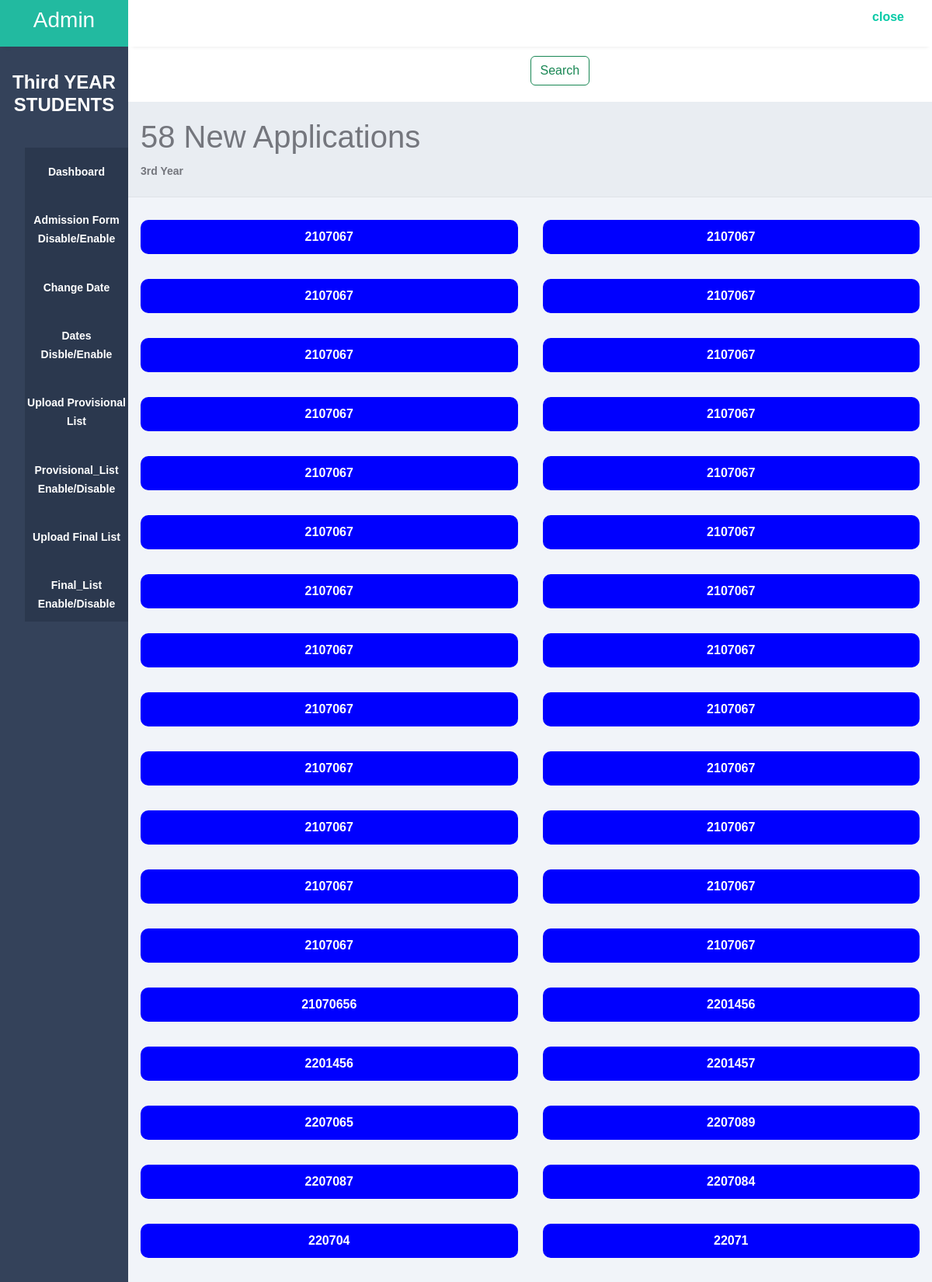
The page /3rdYear_Report/newapplication/ (upper part) on the database its author committed.
### Hostel_Admission/models.py (models this page shows)
class HostelData3(models.Model):
    id = models.AutoField(primary_key=True)
    fno = models.CharField(max_length=255)
    name = models.CharField(max_length=100)
    DOB = models.DateField()
    cast = models.CharField(max_length=50)
    nationality = models.CharField(max_length=10)
    BGroup = models.CharField(max_length=4)
    phone1 = models.IntegerField()
    Address1 = models.CharField(max_length=50)
    Email = models.EmailField(max_length=50)
    Branch = models.CharField(max_length=40)
    Backlog = models.CharField(max_length=3,default='YES')
    Nu_Backlog = models.IntegerField(default=0)
    mark1 = models.FloatField(default=0)
    outoff1 = models.FloatField(default=0)
    mark2 = models.FloatField(default=0)
    outoff2 = models.FloatField(default=0)
    percentage = models.FloatField()
    Year = models.CharField(max_length=7,default="Third")
    Father_name = models.CharField(max_length=100)
    phone2 = models.IntegerField()
    Address2 = models.CharField(max_length=50)
    occupation = models.CharField(max_length=50)
    Enroll = models.CharField(max_length=15)
    SPhoto = models.FileField(upload_to='3signatures/student/',default='NA')
    student_signature = models.FileField(upload_to='3signatures/student/',default='NA')
    father_signature = models.FileField(upload_to='3signatures/father/',default='NA')
    marksheet1 = models.FileField(upload_to='3marksheet1/', default='NA')
    marksheet2 = models.FileField(upload_to='3marksheet2/', default='NA')
    Domacile = models.FileField(upload_to='3Domacile/', default='NA')
    Allotment = models.FileField(upload_to='3Allotment/', default='NA')
    Addmission = models.FileField(upload_to='3Addmission/', default='NA')
    ncl = models.FileField(upload_to='3ncl/', default='NA')
    castecert = models.FileField(upload_to='3castecert/',default='NA')
    Registration  = models.FileField(upload_to='3Registration/', default='NA')
    status = models.CharField(max_length=200,default='not_verified')
    remark = models.CharField(max_length=200, default='NA')
    payment_ss = models.FileField(upload_to='payment/', default='NA')
    trans_id = models.CharField(max_length=255,default=0)

### Hostel_Admission/views.py (the view)
# urls.py: path('3rdYear_Report/newapplication/',views.newapplication3,name="newapplication3"),
def newapplication3(request):
    data = HostelData3.objects.all()
    new = data.filter(status="not_verified")
    return render(request,"Admin_OP/reports/year3applications/newapplication.html",{'data':new})

### Hostel_Admission/templates/Admin_OP/reports/year3applications/newapplication.html (shortened to what this page needs)
<!DOCTYPE html>
<html lang="en">
<head>
    <link rel="stylesheet" href="https://cdn.jsdelivr.net/npm/bootstrap@5.3.1/dist/css/bootstrap.min.css">
    <link rel="stylesheet" href="https://cdn.jsdelivr.net/npm/bootstrap@5.3.1/dist/js/bootstrap.bundle.min.js">
    <link href="https://cdn.jsdelivr.net/npm/bootstrap@5.3.1/dist/css/bootstrap.min.css" rel="stylesheet">
    <link rel="stylesheet" href="https://maxst.icons8.com/vue-static/landings/line-awesome/line-awesome/1.3.0/css/line-awesome.min.css">
</head>
    <link href='https://unpkg.com/boxicons@2.1.4/css/boxicons.min.css' rel='stylesheet'>
<body>
    <div class="sidebar">
        <div class="side-header">
            <h3>A<span>dmin</span></h3>
        </div>
        <div class="side-content">
            <div class="profile">
                <h4 style="font-family: Arial, Helvetica, sans-serif;"><b>Third YEAR STUDENTS<b></h4>
            </div>
            <div class="side-menu">
                <ul>
                    <li>
                       <a href="../" class="active">
                            <small>Dashboard</small>
                        </a>
                    </li>
                    <li>
                        <a href="{% url 'close_form1' %}" class="active">
                             <small>Admission Form Disable/Enable</small>
                         </a>
                     </li>
                    <li>
                       <a href="{% url 'up_date1' %}" class="active">
                            <small>Change Date</small>
                        </a>
                    </li>
                    <li>
                        <a href="{% url 'cimp11' %}" class="active">
                             <small>Dates Disble/Enable</small>
                         </a>
                     </li>
                    <li>
                       <a href="{% url 'addplist1' %}" class="active">
                            <small>Upload Provisional List</small>
                        </a>
                    </li>
                    <li>
                        <a href="{% url 'cplist1' %}" class="active">
                             <small> Provisional_List Enable/Disable</small>
                         </a>
                     </li>
                    <li>
                       <a href="{% url 'addflist1' %}" class="active">
                            <small>Upload Final List</small>
                        </a>
                    </li>
                    <li>
                       <a href="{% url 'cflist1' %}" class="active">
                            <small>Final_List Enable/Disable</small>
                        </a>
                    </li>
                </ul>
            </div>
        </div>
    </div>
    <div class="main-content">
        <header>
            <div class="header-content">
                <div class="header-menu">
                    <div class="user">
                        <a href="{% url 'admin_log' %}">
                            <box-icon type='solid' name='home' class="home"></box-icon ></a>
                        <div><a href="{% url 'logout' %}"><span>close</span></a></div>
                    </div>
                </div>
            </div>
        </header>
        <main>
            <a href="{% url 'search1' %}"><button style="margin-left: 50%;" class="btn btn-outline-success" type="submit">Search</button></a>
            <div class="page-header">
                <h1>{{data|length}} New Applications</h1>
                <small>3rd Year</small>
            </div>
            <div class="page-content">
                <div class="analytics">
                    {% for form in data %}
                    <a href="{% url 'form_preview2' form.fno %}">{{ form.Enroll }}</a>
                    {% endfor %}
                </div>
            </div>
        </main>
    </div>
</body>
</html>

### Hostel_Admission/templates/Admin_OP/reports/year3applications/newapplication.html (style rules this page uses)
h1 { color: aqua; }
a { text-decoration: none; color: #04caa6; }
:root { --main-color: #22BAA0; --color-dark: #34425A; --text-grey: #B0B0B0; }
* { margin: 0; padding: 0; text-decoration: none; list-style-type: none; box-sizing: border-box; font-family: 'Merriweather', sans-serif; }
.sidebar { position: fixed; height: 100%; width: 165px; left: 0; bottom: 0; top: 0; z-index: 100; background: var(--color-dark); transition: left 300ms; }
.side-header { box-shadow: 0px 5px 5px -5px rgb(0 0 0 /10%); background: var(--main-color); height: 60px; display: flex; justify-content: center; align-items: center; }
.side-header h3, side-head span { color: #fff; font-weight: 400; }
.side-content { height: calc(100vh - 60px); overflow: auto; }
.profile { text-align: center; padding: 2rem 0rem; }
.profile h4 { color: #fff; font-weight: 500; }
.side-menu ul { text-align: center; }
.side-menu a { display: block; padding: 1.2rem 0rem; }
.side-menu a.active { background: #2B384E; }
.side-menu a.active span, .side-menu a.active small { color: #fff; }
.side-menu a span, .side-menu a small { color: #899DC1; }
.main-content { margin-left: 165px; width: calc(100% - 165px); transition: margin-left 300ms; }
header { position: fixed; right: 0; top: 0; left: 165px; z-index: 100; height: 60px; box-shadow: 0px 5px 5px -5px rgb(0 0 0 /10%); background: #fff; transition: left 300ms; }
.header-content, .header-menu { display: flex; align-items: center; }
.header-content { justify-content: space-between; padding: 0rem 1rem; }
.header-menu { width:100%; }
.user { width: 100%; display: flex; justify-content: flex-end; gap: 30px; margin-top: 10px; padding-right:20px; }
main { margin-top: 60px; }
.page-header { padding: 1.3rem 1rem; background: #E9edf2; border-bottom: 1px solid #dee2e8; }
.page-header h1, .page-header small { color: #74767d; }
.page-content { padding: 1.3rem 1rem; background: #f1f4f9; }
.analytics { display: grid; grid-template-columns: repeat(4, 1fr); grid-gap: 2rem; margin-top: .5rem; margin-bottom: 2rem; }
@media only screen and (max-width: 1200px) { .analytics { grid-template-columns: repeat(2, 1fr); } }
.analytics a { padding:10px; background-color:blue; color:white; border-radius:10px; text-align:center; }

### rows shown on the page
HostelData3: Enroll "2107067"
HostelData3: Enroll "2107067"
HostelData3: Enroll "2107067"
HostelData3: Enroll "2107067"
HostelData3: Enroll "2107067"
HostelData3: Enroll "2107067"
HostelData3: Enroll "2107067"
HostelData3: Enroll "2107067"
HostelData3: Enroll "2107067"
HostelData3: Enroll "2107067"
HostelData3: Enroll "2107067"
HostelData3: Enroll "2107067"
HostelData3: Enroll "2107067"
HostelData3: Enroll "2107067"
HostelData3: Enroll "2107067"
HostelData3: Enroll "2107067"
HostelData3: Enroll "2107067"
HostelData3: Enroll "2107067"
HostelData3: Enroll "2107067"
HostelData3: Enroll "2107067"
HostelData3: Enroll "2107067"
HostelData3: Enroll "2107067"
HostelData3: Enroll "2107067"
HostelData3: Enroll "2107067"
HostelData3: Enroll "2107067"
HostelData3: Enroll "2107067"
HostelData3: Enroll "21070656"
HostelData3: Enroll "2201456"
HostelData3: Enroll "2201456"
HostelData3: Enroll "2201457"
HostelData3: Enroll "2207065"
HostelData3: Enroll "2207089"
HostelData3: Enroll "2207087"
HostelData3: Enroll "2207084"
HostelData3: Enroll "220704"
HostelData3: Enroll "22071"

### other values the page prints
{{ data|length }} "58"
